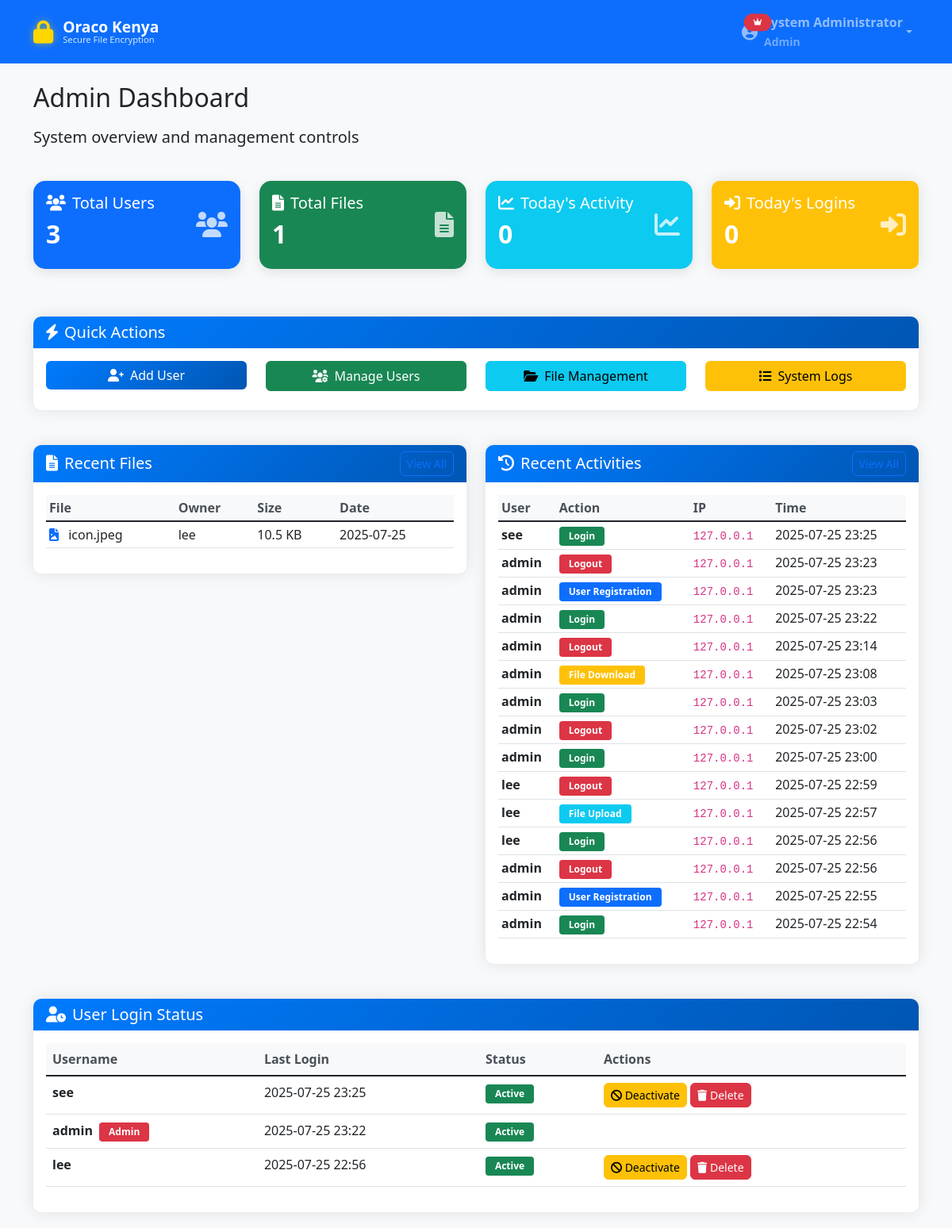
The page /admin (signed in) on the database its author committed.
### tables this page shows
CREATE TABLE users (
        id INTEGER PRIMARY KEY AUTOINCREMENT,
        username TEXT UNIQUE NOT NULL,
        email TEXT UNIQUE NOT NULL,
        password_hash TEXT NOT NULL,
        full_name TEXT NOT NULL,
        department TEXT NOT NULL,
        role TEXT DEFAULT 'user',
        is_active INTEGER DEFAULT 1,
        created_at TIMESTAMP DEFAULT CURRENT_TIMESTAMP,
        last_login TIMESTAMP,
        reset_code TEXT, reset_code_expires TIMESTAMP, reset_code_attempts INTEGER DEFAULT 0);

CREATE TABLE files (
        id INTEGER PRIMARY KEY AUTOINCREMENT,
        original_filename TEXT NOT NULL,
        encrypted_filename TEXT NOT NULL,
        file_size INTEGER NOT NULL,
        owner_id INTEGER NOT NULL,
        shared_with TEXT,
        encryption_key_hash TEXT NOT NULL,
        uploaded_at TIMESTAMP DEFAULT CURRENT_TIMESTAMP,
        last_accessed TIMESTAMP,
        access_count INTEGER DEFAULT 0,
        file_type TEXT,
        FOREIGN KEY (owner_id) REFERENCES users (id)
    );

CREATE TABLE activity_logs (
        id INTEGER PRIMARY KEY AUTOINCREMENT,
        user_id INTEGER NOT NULL,
        action TEXT NOT NULL,
        details TEXT,
        ip_address TEXT,
        user_agent TEXT,
        timestamp TIMESTAMP DEFAULT CURRENT_TIMESTAMP,
        FOREIGN KEY (user_id) REFERENCES users (id)
    );

### app.py (the view)
    def decorated_function(*args, **kwargs):
        if 'user_id' not in session:
            return redirect(url_for('login'))
        conn = sqlite3.connect('oraco_system.db')
        c = conn.cursor()
        c.execute('SELECT role FROM users WHERE id = ?', (session['user_id'],))
        user = c.fetchone()
        conn.close()
        if not user or user[0] != 'admin':
            flash('Access denied. Admin privileges required.', 'error')
            return redirect(url_for('dashboard'))
        return f(*args, **kwargs)

### templates/admin_dashboard.html (shortened to what this page needs)
{% extends "base.html" %}
{% block content %}
<div class="row mb-4">
    <div class="col-12">
        <h2 class="mb-3">Admin Dashboard</h2>
        <p class="lead">System overview and management controls</p>
    </div>
</div>
<div class="row mb-4">
    <div class="col-md-3 mb-3">
        <div class="card bg-primary text-white">
            <div class="card-body">
                <div class="d-flex justify-content-between">
                    <div>
                        <h5 class="card-title"><i class="fas fa-users me-2"></i>Total Users</h5>
                        <h2 class="fw-bold">{{ total_users }}</h2>
                    </div>
                    <div class="align-self-center">
                        <i class="fas fa-users fa-2x opacity-75"></i>
                    </div>
                </div>
            </div>
        </div>
    </div>
    <div class="col-md-3 mb-3">
        <div class="card bg-success text-white">
            <div class="card-body">
                <div class="d-flex justify-content-between">
                    <div>
                        <h5 class="card-title"><i class="fas fa-file-alt me-2"></i>Total Files</h5>
                        <h2 class="fw-bold">{{ total_files }}</h2>
                    </div>
                    <div class="align-self-center">
                        <i class="fas fa-file-alt fa-2x opacity-75"></i>
                    </div>
                </div>
            </div>
        </div>
    </div>
    <div class="col-md-3 mb-3">
        <div class="card bg-info text-white">
            <div class="card-body">
                <div class="d-flex justify-content-between">
                    <div>
                        <h5 class="card-title"><i class="fas fa-chart-line me-2"></i>Today's Activity</h5>
                        <h2 class="fw-bold">{{ today_activities }}</h2>
                    </div>
                    <div class="align-self-center">
                        <i class="fas fa-chart-line fa-2x opacity-75"></i>
                    </div>
                </div>
            </div>
        </div>
    </div>
    <div class="col-md-3 mb-3">
        <div class="card bg-warning text-white">
            <div class="card-body">
                <div class="d-flex justify-content-between">
                    <div>
                        <h5 class="card-title"><i class="fas fa-sign-in-alt me-2"></i>Today's Logins</h5>
                        <h2 class="fw-bold">{{ today_logins }}</h2>
                    </div>
                    <div class="align-self-center">
                        <i class="fas fa-sign-in-alt fa-2x opacity-75"></i>
                    </div>
                </div>
            </div>
        </div>
    </div>
</div>
<div class="row mb-4">
    <div class="col-12">
        <div class="card">
            <div class="card-header">
                <h5 class="mb-0"><i class="fas fa-bolt me-2"></i>Quick Actions</h5>
            </div>
            <div class="card-body">
                <div class="row">
                    <div class="col-md-3 mb-2">
                        <a href="{{ url_for('add_user') }}" class="btn btn-primary w-100">
                            <i class="fas fa-user-plus me-2"></i>Add User
                        </a>
                    </div>
                    <div class="col-md-3 mb-2">
                        <a href="{{ url_for('manage_users') }}" class="btn btn-success w-100">
                            <i class="fas fa-users-cog me-2"></i>Manage Users
                        </a>
                    </div>
                    <div class="col-md-3 mb-2">
                        <a href="{{ url_for('file_management') }}" class="btn btn-info w-100">
                            <i class="fas fa-folder-open me-2"></i>File Management
                        </a>
                    </div>
                    <div class="col-md-3 mb-2">
                        <a href="{{ url_for('system_logs') }}" class="btn btn-warning w-100">
                            <i class="fas fa-list me-2"></i>System Logs
                        </a>
                    </div>
                </div>
            </div>
        </div>
    </div>
</div>
<div class="row">
    <div class="col-lg-6 mb-4">
        <div class="card">
            <div class="card-header d-flex justify-content-between align-items-center">
                <h5 class="mb-0"><i class="fas fa-file-alt me-2"></i>Recent Files</h5>
                <a href="{{ url_for('file_management') }}" class="btn btn-sm btn-outline-primary">View All</a>
            </div>
            <div class="card-body">
                <div class="table-responsive">
                    <table class="table table-sm">
                        <thead>
                            <tr>
                                <th>File</th>
                                <th>Owner</th>
                                <th>Size</th>
                                <th>Date</th>
                            </tr>
                        </thead>
                        <tbody>
                            {% for file in recent_files %}
                            <tr>
                                <td>
                                    <i class="fas {{ get_file_icon(file[0]) }} me-2 text-primary"></i>
                                    {{ file[0] }}
                                </td>
                                <td>{{ file[1] }}</td>
                                <td>{{ "%.1f"|format(file[3]/1024) }} KB</td>
                                <td>{{ file[2][:10] }}</td>
                            </tr>
                            {% endfor %}
                        </tbody>
                    </table>
                </div>
            </div>
        </div>
    </div>
    <div class="col-lg-6 mb-4">
        <div class="card">
            <div class="card-header d-flex justify-content-between align-items-center">
                <h5 class="mb-0"><i class="fas fa-history me-2"></i>Recent Activities</h5>
                <a href="{{ url_for('system_logs') }}" class="btn btn-sm btn-outline-primary">View All</a>
            </div>
            <div class="card-body">
                <div class="table-responsive">
                    <table class="table table-sm">
                        <thead>
                            <tr>
                                <th>User</th>
                                <th>Action</th>
                                <th>IP</th>
                                <th>Time</th>
                            </tr>
                        </thead>
                        <tbody>
                            {% for activity in recent_activities %}
                            <tr>
                                <td><strong>{{ activity[0] }}</strong></td>
                                <td>
                                    <span class="badge bg-{{
                                        'success' if activity[1] == 'Login' else
                                        'info' if activity[1] == 'File Upload' else
                                        'warning' if activity[1] == 'File Download' else
                                        'danger' if activity[1] == 'Logout' else
                                        'primary'
                                    }}">
                                        {{ activity[1] }}
                                    </span>
                                </td>
                                <td><code>{{ activity[4] if activity[4] else '-' }}</code></td>
                                <td>{{ activity[3][:16] }}</td>
                            </tr>
                            {% endfor %}
                        </tbody>
                    </table>
                </div>
            </div>
        </div>
    </div>
</div>
<div class="row">
    <div class="col-12">
        <div class="card">
            <div class="card-header">
                <h5 class="mb-0"><i class="fas fa-user-clock me-2"></i>User Login Status</h5>
            </div>
            <div class="card-body">
                <div class="table-responsive">
                    <table class="table table-hover">
                        <thead>
                            <tr>
                                <th>Username</th>
                                <th>Last Login</th>
                                <th>Status</th>
                                <th>Actions</th>
                            </tr>
                        </thead>
                        <tbody>
                            {% for user in user_logins %}
                            <tr>
                                <td>
                                    <strong>{{ user[1] }}</strong>
                                    {% if user[1] == 'admin' %}
                                    <span class="badge bg-danger ms-1">Admin</span>
                                    {% endif %}
                                </td>
                                <td>{{ user[2][:16] if user[2] else 'Never' }}</td>
                                <td>
                                    {% if user[3] %}
                                    <span class="badge bg-success">Active</span>
                                    {% else %}
                                    <span class="badge bg-danger">Inactive</span>
                                    {% endif %}
                                </td>
                                <td>
                                    {% if user[1] != session.username %}
                                    <a href="{{ url_for('toggle_user', user_id=user[0]) }}"
                                       class="btn btn-sm btn-warning">
                                        {% if user[3] %}
                                        <i class="fas fa-ban"></i> Deactivate
                                        {% else %}
                                        <i class="fas fa-check"></i> Activate
                                        {% endif %}
                                    </a>
                                    <a href="{{ url_for('delete_user', user_id=user[0]) }}"
                                       class="btn btn-sm btn-danger"
                                       onclick="return confirm('Are you sure you want to delete this user?')">
                                        <i class="fas fa-trash"></i> Delete
                                    </a>
                                    {% endif %}
                                </td>
                            </tr>
                            {% endfor %}
                        </tbody>
                    </table>
                </div>
            </div>
        </div>
    </div>
</div>
{% endblock %}

### templates/base.html (shortened to what this page needs)
<!DOCTYPE html>
<html lang="en">
<head>
    <link href="https://cdn.jsdelivr.net/npm/bootstrap@5.1.3/dist/css/bootstrap.min.css" rel="stylesheet" />
    <link href="https://cdnjs.cloudflare.com/ajax/libs/font-awesome/6.0.0/css/all.min.css" rel="stylesheet">
    <link href="{{ url_for('static', filename='css/style.css') }}" rel="stylesheet">
    <link href="{{ url_for('static', filename='css/logo.css') }}" rel="stylesheet">
</head>
<body>
    <nav class="navbar navbar-expand-lg navbar-dark bg-primary">
        <div class="container">
            <a class="navbar-brand oraco-logo" href="{{ url_for('index') }}">
                <div class="logo-icon">
                    <i class="fas fa-lock"></i>
                </div>
                <div class="logo-text">
                    <div class="logo-main">Oraco Kenya</div>
                    <div class="logo-subtitle">Secure File Encryption</div>
                </div>
            </a>
            {% if session.user_id %}
            <div class="navbar-nav ms-auto">
                <div class="nav-item dropdown admin-dropdown">
                    <a class="nav-link dropdown-toggle d-flex align-items-center" href="#" id="navbarDropdown" role="button" data-bs-toggle="dropdown" aria-expanded="false">
                        <div class="me-2 position-relative">
                            <i class="fas fa-user-circle fa-lg"></i>
                            {% if session.role == 'admin' %}
                            <span class="position-absolute top-0 start-100 translate-middle badge rounded-pill bg-danger" style="font-size: 0.6rem;">
                                <i class="fas fa-crown"></i>
                            </span>
                            {% endif %}
                        </div>
                        <div class="d-none d-md-block text-start">
                            <div class="fw-bold">{{ session.full_name }}</div>
                            <small class="opacity-75">{{ session.role|title }}</small>
                        </div>
                    </a>
                </div>
            </div>
            {% endif %}
        </div>
    </nav>
    <main class="container mt-4">
        {% block content %}{% endblock %}
    </main>
</body>
</html>

### rows shown on the page
users: full_name "System Administrator", username "admin", last_login "2025-07-25 23:22", is_active "Active"
files: original_filename "icon.jpeg", username "lee", file[3]/1024 "10.5", uploaded_at "2025-07-25"
activity_logs: username "see", action "Login", ip_address "127.0.0.1", timestamp "2025-07-25 23:25"
activity_logs: username "admin", action "Logout", ip_address "127.0.0.1", timestamp "2025-07-25 23:23"
activity_logs: username "admin", action "User Registration", ip_address "127.0.0.1", timestamp "2025-07-25 23:23"
activity_logs: username "admin", action "Login", ip_address "127.0.0.1", timestamp "2025-07-25 23:22"
activity_logs: username "admin", action "Logout", ip_address "127.0.0.1", timestamp "2025-07-25 23:14"
activity_logs: username "admin", action "File Download", ip_address "127.0.0.1", timestamp "2025-07-25 23:08"
activity_logs: username "admin", action "Login", ip_address "127.0.0.1", timestamp "2025-07-25 23:03"
activity_logs: username "admin", action "Logout", ip_address "127.0.0.1", timestamp "2025-07-25 23:02"
activity_logs: username "admin", action "Login", ip_address "127.0.0.1", timestamp "2025-07-25 23:00"
activity_logs: username "lee", action "Logout", ip_address "127.0.0.1", timestamp "2025-07-25 22:59"
activity_logs: username "lee", action "File Upload", ip_address "127.0.0.1", timestamp "2025-07-25 22:57"
activity_logs: username "lee", action "Login", ip_address "127.0.0.1", timestamp "2025-07-25 22:56"
activity_logs: username "admin", action "Logout", ip_address "127.0.0.1", timestamp "2025-07-25 22:56"
activity_logs: username "admin", action "User Registration", ip_address "127.0.0.1", timestamp "2025-07-25 22:55"
activity_logs: username "admin", action "Login", ip_address "127.0.0.1", timestamp "2025-07-25 22:54"
users: username "see", last_login "2025-07-25 23:25", is_active "Active"
users: username "lee", last_login "2025-07-25 22:56", is_active "Active"

### other values the page prints
{{ session.role|title }} "Admin"
{{ total_users }} "3"
{{ total_files }} "1"
{{ today_activities }} "0"
{{ today_logins }} "0"
